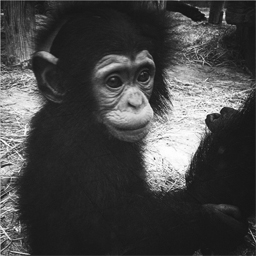
#> input picture 2163_Traitement_Numerique/TP6/Images/chimpanze.jpg, 256 x 256 px
$ python TP6.py
#> lines starting #> are read from the running program, lines starting #| are printed output that depends on the picture
#!/usr/bin/env python3
# -*- coding: utf-8 -*-
"""
Created on Tue Oct 22 14:03:51 2019

@author: e1604902
"""

import matplotlib.pyplot as plt
import matplotlib.image as mpimg
import numpy as np

img = mpimg.imread('Images/chimpanze.jpg')
#> img is the input picture: shape (256, 256); min 19, max 255, mean 68.9
imgplot = plt.imshow(img,cmap='gray')

zoom = img[50:100,50:100]
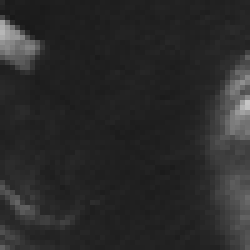
#> zoom: shape (50, 50) (shown 5 times larger); min 25, max 197, mean 41.8
plt.imshow(zoom)
plt.imsave('Images/chimpanzezoom.jpg', zoom)
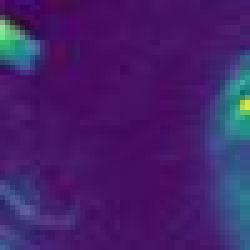
#> saved as chimpanzezoom.jpg: shape (50, 50, 3) (shown 5 times larger); mean R, G, B 68.2, 32, 107.1
def create_circular_mask(h, w, center=None, radius=None):

    if center is None: # use the middle of the image
        center = [int(w/2), int(h/2)]
    if radius is None: # use the smallest distance between the center and image walls
        radius = min(center[0], center[1], w-center[0], h-center[1])

    Y, X = np.ogrid[:h, :w]
    dist_from_center = np.sqrt((X - center[0])**2 + (Y-center[1])**2)

    mask = dist_from_center <= radius
    return mask

h, w = img.shape[:2]
#> h = 256; w = 256
radius = h/3
#> radius = 85.33
center = [int(w/3), int(h/4)]
#> center = [85, 64]
mask = create_circular_mask(h, w, center=center, radius=radius)
masked_img = img.copy()
masked_img[~mask] = 0
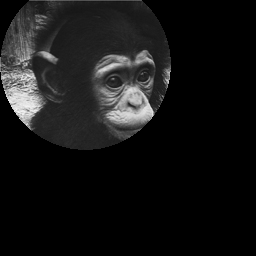
#> masked_img: shape (256, 256); min 0, max 246, mean 21.2

plt.imshow(masked_img,cmap='gray')

def echantillonage(image,reso):
#> called with reso = 128
    shape = np.shape(image)
#> shape = (256, 256)
    size = image.size
#> size = 65536
    divby = int(size/reso)
#> divby = 512
    result = image[0:shape[0]:2,0:shape[1]:2]
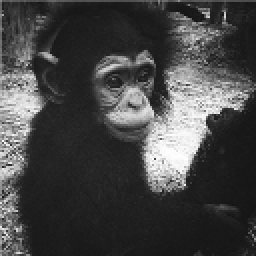
#> result: shape (128, 128) (shown 2 times larger); min 20, max 255, mean 69.2
    return result

plt.figure()
plt.subplot(221)
chimpa128 = echantillonage(img,128)
plt.imshow(chimpa128,cmap='gray')
plt.subplot(222)
chimpa64 = echantillonage(chimpa128,64)
#> call 2 of echantillonage, with reso = 64
#> in echantillonage (call 2), `result = image[0:shape[0]:2,0:shape[1]:2]`:
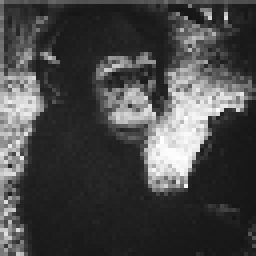
#> result: shape (64, 64) (shown 4 times larger); min 21, max 255, mean 70.5
plt.imshow(chimpa64,cmap='gray')
plt.subplot(223)
chimpa32 = echantillonage(chimpa64,32)
#> call 3 of echantillonage, with reso = 32
#> in echantillonage (call 3), `result = image[0:shape[0]:2,0:shape[1]:2]`:
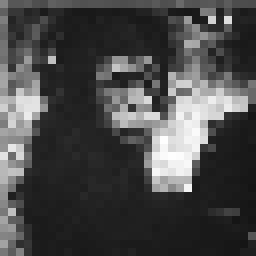
#> result: shape (32, 32) (shown 8 times larger); min 21, max 253, mean 72.4
plt.imshow(chimpa32,cmap='gray')
plt.subplot(224)
chimpa16 = echantillonage(chimpa32,16)
plt.imshow(chimpa16,cmap='gray')
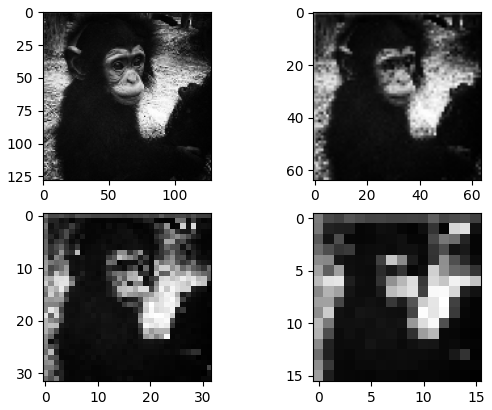
#> figure drawn by matplotlib, 4 panels
